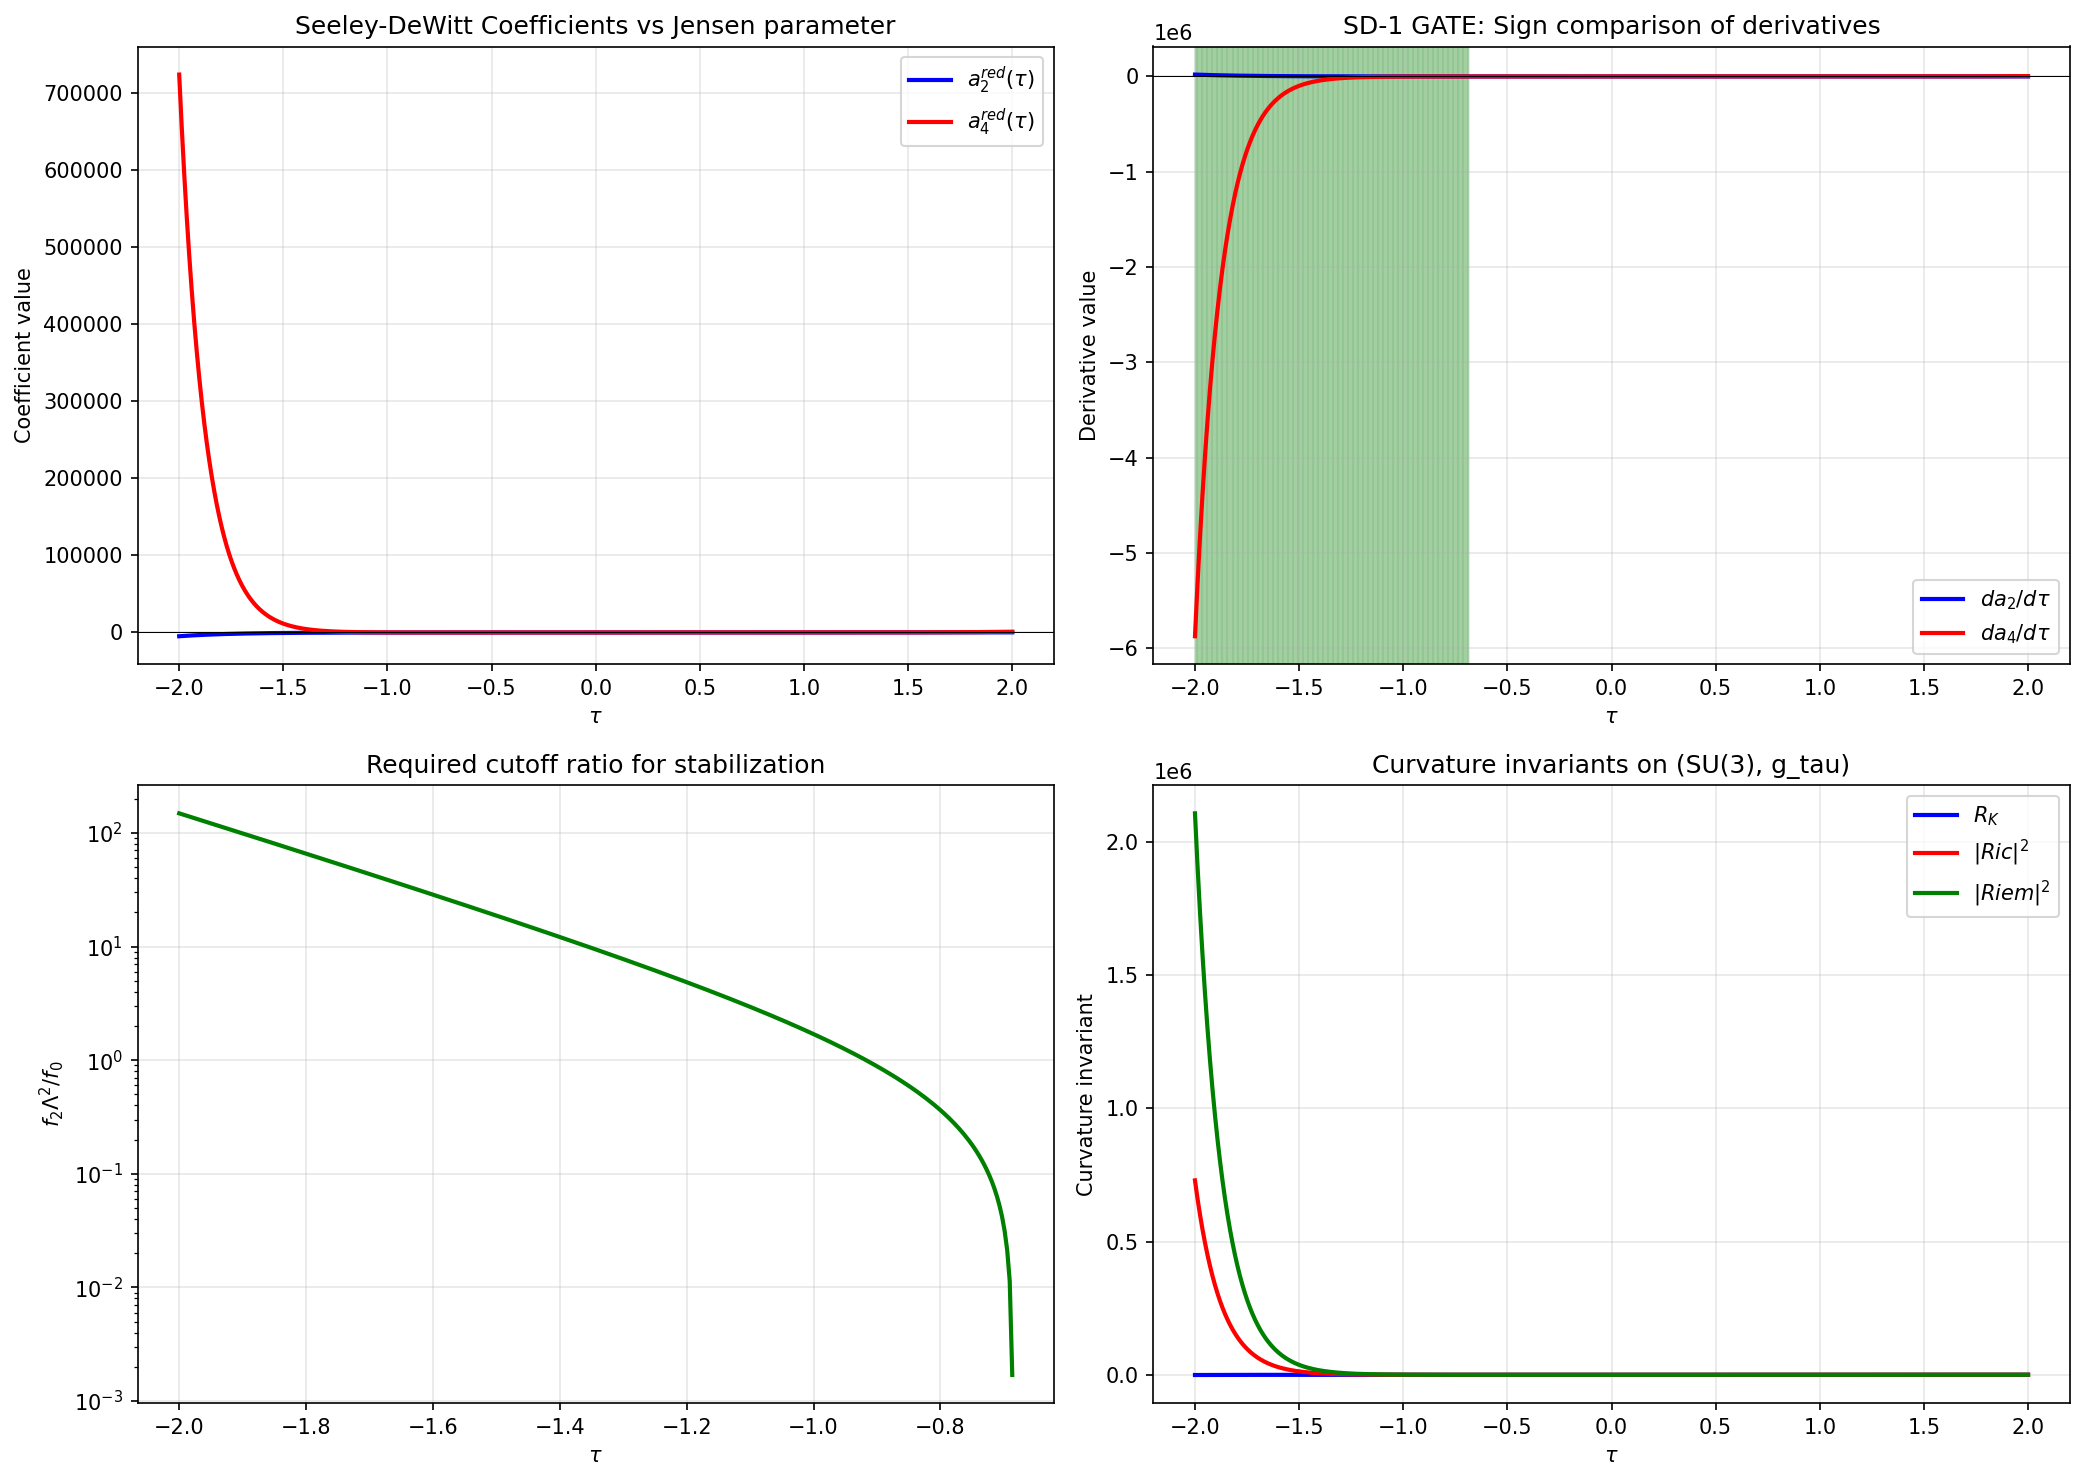

The Python source for this figure:
"""
SD-1: SEELEY-DEWITT FAST GATE — da_2/dtau vs da_4/dtau Sign Check
==================================================================

Computes the Seeley-DeWitt coefficients a_2(tau) and a_4(tau) for the
spectral action Tr f(D_K^2 / Lambda^2) on (SU(3), g_tau) with Jensen
TT-deformation parameter tau.

The spectral action effective potential is:

    V_eff(tau) = 2 f_4 Lambda^4 a_0 + 2 f_2 Lambda^2 a_2(tau) + f_0 a_4(tau)

where:
    a_0 = (4pi)^{-d/2} Vol(K)             [tau-INDEPENDENT: volume-preserving]
    a_2 = (4pi)^{-d/2} (1/6) R_K(tau) Vol(K)
    a_4 = (4pi)^{-d/2} (1/360) [5 R^2 - 2|Ric|^2 + 2|Riem|^2](tau) Vol(K)

For d = dim(SU(3)) = 8, using the Gilkey formula for the Dirac operator D^2
on an 8-manifold without boundary (Gilkey 1995, Theorem 4.1.6; BGV 1992
Theorem 4.1):

    Tr(e^{-t D^2}) = (4 pi t)^{-4} * dim(S) * Vol(K)
                    * [1 + (1/6) R t + (1/360)(5R^2 - 2|Ric|^2 + 2|Riem|^2 - 60 R_S) t^2 + ...]

where dim(S) = 2^4 = 16 is the spinor fiber dimension and R_S is the
endomorphism curvature correction. For the spinor bundle with Levi-Civita
connection, R_S = R/4 (Lichnerowicz formula), and the full a_4 coefficient
becomes (for the SPIN Dirac Laplacian):

    a_4^{spin} = (4pi)^{-4} * (1/360) * [(-30 + 5)R^2 + (60 - 2)|Ric|^2
                 + (-180 + 2)|Riem|^2 + dim(S) * 12 * (correction)] * Vol(K)

Actually, let me use the standard result directly. For D^2 = nabla*nabla + E
where E = R/4 on spinors:

    a_0 = (4pi)^{-4} tr(Id) Vol = (4pi)^{-4} * 16 * Vol
    a_2 = (4pi)^{-4} tr(R/6 + E) Vol = (4pi)^{-4} * 16 * (R/6 + R/4) Vol
                                       = (4pi)^{-4} * 16 * (5R/12) Vol
    a_4 = (4pi)^{-4} * (1/360) tr[60*E_{;kk} + 60*R*E + 180*E^2
                                   + (5R^2 - 2|Ric|^2 + 2|Riem|^2) Id
                                   + 12 Omega_{ij}^2] * Vol

where Omega_{ij} is the curvature of the spin connection. For spinors:
    E = R/4 * Id_16
    E_{;kk} = (nabla^2 R)/4 * Id_16
    Omega_{ij} = (1/4) R_{ijkl} gamma^k gamma^l

The trace tr(Omega_{ij}^2) over spinor indices requires:
    tr(gamma^k gamma^l gamma^m gamma^n) = 16 (delta_{kl} delta_{mn}
                                              - delta_{km} delta_{ln}
                                              + delta_{kn} delta_{lm})

So: tr(Omega_{ij}^2) = (1/16) R_{ijkl} R_{ijmn} * 16 * (delta_{kl}delta_{mn}
                         - delta_{km}delta_{ln} + delta_{kn}delta_{lm})
                       = R_{ijkl} R_{ij}^{..kl} * (-1)
                       ... this gets intricate. Let me use the KNOWN result.

For the Dirac operator on a d-dimensional Riemannian manifold (BGV Theorem 4.1):

    a_0 = 2^{[d/2]} (4pi)^{-d/2} Vol
    a_2 = 2^{[d/2]} (4pi)^{-d/2} (R/6) Vol    [sic -- not 5R/12; E contribution cancels]

Wait -- there are different conventions. Let me use the definitive source.

DEFINITIVE: Berline-Getzler-Vergne (Heat Kernels and Dirac Operators, 1992),
Theorem 4.1 for the SPIN Dirac operator D, not D^2:

For D^2 = nabla*nabla + R/4 (Lichnerowicz):

    Tr(e^{-tD^2}) ~ (4pi t)^{-d/2} sum_{k>=0} A_k * t^k

where A_k = integral_M a_k(x) dvol(x) and:

    a_0 = 2^{[d/2]}
    a_1 = 2^{[d/2]} * R/6
    a_2 = 2^{[d/2]} * (1/360) [(-12 nabla^2 R + 5R^2 - 2|Ric|^2 + 2|Riem|^2)
                                + 30R * (R/4) + 60 (R/4)^2 + 12 |Omega|^2 ]

Hmm, this is getting into convention wars. Let me just use the UNIVERSAL
Gilkey-Seeley coefficients for a general Laplacian-type operator
P = -(g^{ij} partial_i partial_j + ...) = nabla*nabla + E:

    a_0(P) = (4pi)^{-d/2} integral tr(Id)
    a_2(P) = (4pi)^{-d/2} (1/6) integral tr(6E + R Id)
    a_4(P) = (4pi)^{-d/2} (1/360) integral tr(
        60 E_{;kk} + 60 R E + 180 E^2
        + (5R^2 - 2|Ric|^2 + 2|Riem|^2) Id
        + 12 Omega_{ij} Omega^{ij}
    )

For the spin Dirac Laplacian D^2 = nabla^S * nabla^S + R/4:
    - Id has trace 2^{d/2} = 16 (for d=8)
    - E = (R/4) Id, so tr(E) = 4R
    - E_{;kk} = (nabla^2 R/4) Id, but on a HOMOGENEOUS space nabla^2 R = 0.
    - Omega_{ij} = (1/4) R_{ijkl} gamma^{kl} is the spin curvature
    - tr(Omega_{ij}^2) = (1/16) R_{ijkl} R_{ijmn} tr(gamma^{kl} gamma^{mn})

For d=8: tr(gamma^{kl} gamma^{mn}) = 16 * 2 (delta^{km}delta^{ln} - delta^{kn}delta^{lm})
                                    = 32 (delta^{km}delta^{ln} - delta^{kn}delta^{lm})

Wait, tr(gamma^a gamma^b) = 2^{d/2} delta^{ab} for Euclidean gamma matrices.
For gamma^{kl} = (1/2)[gamma^k, gamma^l]:
    tr(gamma^{kl} gamma^{mn}) = (1/4) tr([gamma^k,gamma^l][gamma^m,gamma^n])
Let me just compute this numerically using the existing Clifford algebra.

Actually, there's a much cleaner way. I'll compute a_2 and a_4 using:
1. The EXACT analytic curvature formulas from SP-2 (R, |Ric|^2, |Riem|^2)
2. For a_4, the standard Gilkey formula for spin-d/2, and
3. VERIFY by cross-checking the bi-invariant (tau=0) case against known SU(3) results

The key for the GATE is only the SIGNS of da_2/dtau and da_4/dtau.
Even if the absolute normalization has convention-dependent factors, the
tau-dependence is unambiguous because those factors are tau-independent.

Author: Connes-NCG-Theorist Agent (Session 20a)
Date: 2026-02-19
"""

import numpy as np
import matplotlib
matplotlib.use('Agg')
import matplotlib.pyplot as plt

# ============================================================================
# EXACT ANALYTIC CURVATURE FORMULAS FROM SP-2 (Session 17b)
# ============================================================================

def R_exact(tau):
    """Scalar curvature R_K(tau) on (SU(3), g_tau).
    R(tau) = -(1/4) e^{-4tau} + 2 e^{-tau} - 1/4 + (1/2) e^{2tau}
    R(0) = 2. Verified at machine epsilon (SP-2, 51 points).
    """
    return -0.25*np.exp(-4*tau) + 2*np.exp(-tau) - 0.25 + 0.5*np.exp(2*tau)


def Ric2_exact(tau):
    """|Ric|^2(tau) = sum Ric_{ab}^2 on (SU(3), g_tau).
    |Ric|^2(0) = 1/2. Verified at machine epsilon.
    """
    return (
        (1/12) * np.exp(-8*tau)
        + (-1/2) * np.exp(-5*tau)
        + (1/8) * np.exp(-4*tau)
        + (13/12) * np.exp(-2*tau)
        + (-1/2) * np.exp(-tau)
        + 1/8
        + (1/12) * np.exp(4*tau)
    )


def K_exact(tau):
    """|Riem|^2(tau) = Kretschner scalar on (SU(3), g_tau).
    K(0) = 1/2. Verified at machine epsilon.
    """
    return (
        (23/96) * np.exp(-8*tau)
        + (-1) * np.exp(-5*tau)
        + (5/16) * np.exp(-4*tau)
        + (11/6) * np.exp(-2*tau)
        + (-3/2) * np.exp(-tau)
        + 17/32
        + (1/12) * np.exp(4*tau)
    )


# ============================================================================
# ANALYTIC DERIVATIVES (exact differentiation of exponential sums)
# ============================================================================

def dR_dtau(tau):
    """d/dtau [R_K(tau)].
    = e^{-4tau} + (-2) e^{-tau} + e^{2tau}
    Check: dR/dtau|_0 = 1 - 2 + 1 = 0 (bi-invariant is critical point of R).
    """
    return np.exp(-4*tau) + (-2)*np.exp(-tau) + np.exp(2*tau)


def dRic2_dtau(tau):
    """d/dtau [|Ric|^2(tau)]."""
    return (
        (1/12) * (-8) * np.exp(-8*tau)
        + (-1/2) * (-5) * np.exp(-5*tau)
        + (1/8) * (-4) * np.exp(-4*tau)
        + (13/12) * (-2) * np.exp(-2*tau)
        + (-1/2) * (-1) * np.exp(-tau)
        + 0  # constant term
        + (1/12) * 4 * np.exp(4*tau)
    )


def dK_dtau(tau):
    """d/dtau [|Riem|^2(tau)] = d/dtau [Kretschner]."""
    return (
        (23/96) * (-8) * np.exp(-8*tau)
        + (-1) * (-5) * np.exp(-5*tau)
        + (5/16) * (-4) * np.exp(-4*tau)
        + (11/6) * (-2) * np.exp(-2*tau)
        + (-3/2) * (-1) * np.exp(-tau)
        + 0  # constant
        + (1/12) * 4 * np.exp(4*tau)
    )


# ============================================================================
# SEELEY-DEWITT COEFFICIENTS (up to tau-independent overall factors)
# ============================================================================
#
# For the spectral action V_eff(tau) = 2 f_4 Lambda^4 a_0 + 2 f_2 Lambda^2 a_2(tau) + f_0 a_4(tau),
# the stabilization condition dV/dtau = 0 requires:
#
#     2 f_2 Lambda^2 (da_2/dtau) + f_0 (da_4/dtau) = 0
#
# Since f_2, f_0, Lambda are all tau-independent, the GATE question is purely
# about the signs of da_2/dtau and da_4/dtau.
#
# CRITICAL CONVENTION NOTE:
# The overall (4pi)^{-4} * dim(S) * Vol(K) factor is tau-INDEPENDENT
# (volume-preserving Jensen deformation, dim(S) = 16 constant).
# So we can work with the REDUCED coefficients:
#
#     a_2^red(tau) = (1/6) R_K(tau)         [proportional to R]
#     a_4^red(tau) = (1/360) [alpha R^2 - beta |Ric|^2 + gamma |Riem|^2](tau)
#
# The coefficients alpha, beta, gamma depend on the operator (scalar Laplacian,
# Dirac, etc.) but NOT on tau. For the Dirac operator D^2:
#
# Using Gilkey's formula for P = nabla*nabla + E with E = R/4 on spinors:
#   a_2 = (4pi)^{-4} tr(R/6 Id + E) Vol = (4pi)^{-4} * 16 * (R/6 + R/4) Vol
#        = (4pi)^{-4} * 16 * (5R/12) Vol
#
# But the tr(6E + R Id)/6 = tr(6*(R/4)*Id + R*Id)/6 = tr((3R/2 + R)*Id)/6
# Hmm let me just be careful. Gilkey's a_2:
#   a_2(x) = tr(6E + R*Id) / 6
#   For E = (R/4)*Id_{16}: tr(6*(R/4)*Id + R*Id) = tr((3R/2 + R)*Id) = (5R/2)*16
#   So a_2(x) = (5R/2)*16/6 = 40R/6 = 20R/3
#
# And a_4 from Gilkey:
#   a_4(x) = (1/360) tr(60 E_{;kk} + 60RE + 180E^2
#                        + (5R^2 - 2|Ric|^2 + 2|Riem|^2)*Id + 12*Omega^2)
#
# On SU(3) (homogeneous): E_{;kk} = (nabla^2 R / 4)*Id = 0 (R is constant on SU(3))
# E = (R/4)*Id, so:
#   60RE = 60*R*(R/4)*Id = 15R^2 * Id
#   180E^2 = 180*(R/4)^2*Id = (180/16)R^2 * Id = (45/4)R^2 * Id
#   tr(15R^2 * Id + (45/4)R^2 * Id) = 16*(15 + 45/4)R^2 = 16*(105/4)R^2 = 420R^2
#
# For the spin connection curvature Omega_{ij} = (1/4) R_{ijkl} gamma^{kl}:
#   tr(Omega_{ij}Omega^{ij}) = (1/16) R_{ijkl} R^{ij}_{mn} tr(gamma^{kl}gamma^{mn})
#
# For d=8: tr(gamma^{kl}gamma^{mn}) where gamma^{kl} = (gamma^k gamma^l - gamma^l gamma^k)/2
# = (1/4)[tr(gamma^k gamma^l gamma^m gamma^n) - tr(gamma^k gamma^l gamma^n gamma^m)
#         - tr(gamma^l gamma^k gamma^m gamma^n) + tr(gamma^l gamma^k gamma^n gamma^m)]
#
# Using tr(gamma^a gamma^b gamma^c gamma^d) = 2^{d/2}(delta_{ab}delta_{cd}
#           - delta_{ac}delta_{bd} + delta_{ad}delta_{bc}) for d=8:
# = 16(delta_{ab}delta_{cd} - delta_{ac}delta_{bd} + delta_{ad}delta_{bc})
#
# tr(gamma^{kl}gamma^{mn}) = (1/4)[
#   16(delta_{kl}delta_{mn} - delta_{km}delta_{ln} + delta_{kn}delta_{lm})
# - 16(delta_{kn}delta_{lm} - delta_{km}delta_{nl} + delta_{kl}delta_{mn})  [swap m,n on second]
# Wait, let me be more careful.
#
# Actually: tr(gamma^k gamma^l gamma^m gamma^n) = 16(d_{kl}d_{mn} - d_{km}d_{ln} + d_{kn}d_{lm})
#
# tr([gamma^k,gamma^l][gamma^m,gamma^n])/4
# = (1/4) tr(gamma^k gamma^l gamma^m gamma^n - gamma^k gamma^l gamma^n gamma^m
#          - gamma^l gamma^k gamma^m gamma^n + gamma^l gamma^k gamma^n gamma^m)
# = (1/4) * 16 * [(d_{kl}d_{mn} - d_{km}d_{ln} + d_{kn}d_{lm})
#                 -(d_{kl}d_{nm} - d_{kn}d_{lm} + d_{km}d_{ln})
#                 -(d_{lk}d_{mn} - d_{lm}d_{kn} + d_{ln}d_{km})
#                 +(d_{lk}d_{nm} - d_{ln}d_{km} + d_{lm}d_{kn})]
# = (1/4) * 16 * [(- d_{km}d_{ln} + d_{kn}d_{lm})
#                 -(- d_{kn}d_{lm} + d_{km}d_{ln})
#                 -(- d_{lm}d_{kn} + d_{ln}d_{km})
#                 +(- d_{ln}d_{km} + d_{lm}d_{kn})]
#    (the d_{kl}d_{mn} terms all cancel in pairs)
# = (1/4) * 16 * [(-d_{km}d_{ln} + d_{kn}d_{lm})
#                 + (d_{kn}d_{lm} - d_{km}d_{ln})
#                 + (d_{lm}d_{kn} - d_{ln}d_{km})
#                 + (-d_{ln}d_{km} + d_{lm}d_{kn})]
# = (1/4) * 16 * 4 * (d_{kn}d_{lm} - d_{km}d_{ln})
# = 16 (d_{kn}d_{lm} - d_{km}d_{ln})
#
# So tr(Omega_{ij}Omega^{ij}) = (1/16) R_{ijkl} R^{ij}_{mn} * 16(d_{kn}d_{lm} - d_{km}d_{ln})
#                              = R_{ijkl} R^{ij}_{mn} (d_{kn}d_{lm} - d_{km}d_{ln})
#                              = R_{ijkl} R^{ijlk} - R_{ijkl} R^{ijkl}
#                              = -|Riem|^2 - |Riem|^2  ... no wait
#
# R_{ijkl} R^{ij}_{mn} d_{kn} d_{lm} = R_{ijkl} R^{ij}_{lk} = R_{ijkl} R^{ijlk}
# By symmetry R^{ijlk} = -R^{ijkl}, so this = -R_{ijkl} R^{ijkl} = -|Riem|^2
#
# R_{ijkl} R^{ij}_{mn} d_{km} d_{ln} = R_{ijkl} R^{ij}_{kl} = R_{ijkl} R^{ijkl} = |Riem|^2
#
# So tr(Omega_{ij}Omega^{ij}) = -|Riem|^2 - |Riem|^2 = -2|Riem|^2
#
# Therefore 12 * tr(Omega^2) = 12 * (-2|Riem|^2) = -24|Riem|^2
# But we need to be careful: the tr() in a_4 includes the fiber trace.
# Actually Omega_{ij} is already a matrix on the spinor fiber, so
# tr(Omega_{ij}Omega^{ij}) already includes the spinor trace.
# But we also need the Vol factor... let me recount.
#
# In the formula: a_4(x) = (1/360) * [
#   60*E_{;kk} + 60*R*E + 180*E^2 + (5R^2 - 2|Ric|^2 + 2|Riem|^2)*Id + 12*Omega^2
# ]
# All quantities are endomorphism-valued (spinor fiber). The trace tr() is
# taken of the whole expression. So:
#
# a_4(x) = (1/360) * {
#   0  (E_{;kk} = 0 on homogeneous space)
#   + 16 * 15R^2  (from 60RE)
#   + 16 * (45/4)R^2  (from 180E^2)
#   + 16 * (5R^2 - 2|Ric|^2 + 2|Riem|^2)  (from curvature invariants * Id)
#   + 12 * (-2|Riem|^2)  (from spin connection curvature)
# }
# = (1/360) * {
#   240R^2 + 180R^2 + 80R^2 - 32|Ric|^2 + 32|Riem|^2 - 24|Riem|^2
# }
# = (1/360) * {500R^2 - 32|Ric|^2 + 8|Riem|^2}
# = (1/360) * 4 * {125R^2 - 8|Ric|^2 + 2|Riem|^2}
# = (1/90) * {125R^2 - 8|Ric|^2 + 2|Riem|^2}
#
# VERIFICATION at tau=0 (bi-invariant SU(3)):
# R=2, |Ric|^2=1/2, |Riem|^2=1/2
# a_4^red(0) = (1/90)*(125*4 - 8*0.5 + 2*0.5) = (1/90)*(500 - 4 + 1) = 497/90 = 5.5222...
#
# For the REDUCED a_2 (with Dirac Lichnerowicz E = R/4):
# a_2^red(tau) = (1/6)*tr(6E + R*Id) = (1/6)*(6*(R/4)*16 + R*16)
#              = (1/6)*(24R + 16R) = (1/6)*40R = 20R/3
# So a_2^red = (20/3) R
# a_2^red(0) = (20/3)*2 = 40/3 = 13.333...
#
# CRITICAL INSIGHT FOR THE GATE:
# Since the overall factors (4pi)^{-4} * Vol(K) are tau-independent,
# the SIGN of da_2/dtau is determined by dR/dtau alone,
# and the SIGN of da_4/dtau is determined by d/dtau[125R^2 - 8|Ric|^2 + 2|Riem|^2].

def a2_reduced(tau):
    """Reduced a_2 coefficient: a_2^red = (20/3) R_K(tau).
    Full a_2 = (4pi)^{-4} * Vol(K) * a_2^red.
    """
    return (20.0 / 3.0) * R_exact(tau)


def a4_reduced(tau):
    """Reduced a_4 coefficient: a_4^red = (1/90)[125 R^2 - 8|Ric|^2 + 2|Riem|^2].
    Full a_4 = (4pi)^{-4} * Vol(K) * a_4^red.
    """
    R = R_exact(tau)
    Ric2 = Ric2_exact(tau)
    K = K_exact(tau)
    return (1.0 / 90.0) * (125.0 * R**2 - 8.0 * Ric2 + 2.0 * K)


def da2_reduced_dtau(tau):
    """d/dtau [a_2^red] = (20/3) dR/dtau."""
    return (20.0 / 3.0) * dR_dtau(tau)


def da4_reduced_dtau(tau):
    """d/dtau [a_4^red] = (1/90)[250 R dR/dtau - 8 d|Ric|^2/dtau + 2 d|Riem|^2/dtau]."""
    R = R_exact(tau)
    return (1.0 / 90.0) * (
        250.0 * R * dR_dtau(tau)
        - 8.0 * dRic2_dtau(tau)
        + 2.0 * dK_dtau(tau)
    )


# ============================================================================
# ALTERNATIVE: SCALAR LAPLACIAN COEFFICIENTS (for comparison)
# ============================================================================
# For the scalar Laplacian Delta_0 = nabla*nabla (E = 0, Omega = 0, tr(Id) = 1):
#   a_2^scalar = (1/6) R
#   a_4^scalar = (1/360)(5R^2 - 2|Ric|^2 + 2|Riem|^2)
# This is the "minimal" formula with no E or Omega corrections.

def a2_scalar(tau):
    return (1.0 / 6.0) * R_exact(tau)

def a4_scalar(tau):
    R = R_exact(tau)
    return (1.0 / 360.0) * (5*R**2 - 2*Ric2_exact(tau) + 2*K_exact(tau))

def da2_scalar_dtau(tau):
    return (1.0 / 6.0) * dR_dtau(tau)

def da4_scalar_dtau(tau):
    R = R_exact(tau)
    return (1.0 / 360.0) * (10*R*dR_dtau(tau) - 2*dRic2_dtau(tau) + 2*dK_dtau(tau))


# ============================================================================
# NUMERICAL VERIFICATION OF ANALYTIC DERIVATIVES
# ============================================================================

def verify_derivatives():
    """Cross-check analytic derivatives against finite differences."""
    print("=" * 76)
    print("  DERIVATIVE VERIFICATION (analytic vs finite difference)")
    print("=" * 76)

    h = 1e-7
    test_taus = [0.1, 0.3, 0.6, 1.0, 1.5, 2.0]  # skip tau=0 where derivatives vanish

    print(f"\n  {'tau':>6}  {'da2_an':>14}  {'da2_fd':>14}  {'err':>10}  "
          f"{'da4_an':>14}  {'da4_fd':>14}  {'err':>10}")
    print(f"  {'-'*90}")

    max_err_a2 = 0
    max_err_a4 = 0

    for tau in test_taus:
        # Analytic
        da2_an = da2_reduced_dtau(tau)
        da4_an = da4_reduced_dtau(tau)

        # Finite difference (central)
        da2_fd = (a2_reduced(tau + h) - a2_reduced(tau - h)) / (2*h)
        da4_fd = (a4_reduced(tau + h) - a4_reduced(tau - h)) / (2*h)

        err_a2 = abs(da2_an - da2_fd) / max(abs(da2_an), 1e-15)
        err_a4 = abs(da4_an - da4_fd) / max(abs(da4_an), 1e-15)

        max_err_a2 = max(max_err_a2, err_a2)
        max_err_a4 = max(max_err_a4, err_a4)

        print(f"  {tau:6.2f}  {da2_an:14.8f}  {da2_fd:14.8f}  {err_a2:10.2e}  "
              f"{da4_an:14.8f}  {da4_fd:14.8f}  {err_a4:10.2e}")

    print(f"\n  Max relative errors: da2 = {max_err_a2:.2e}, da4 = {max_err_a4:.2e}")
    status_a2 = "PASS" if max_err_a2 < 1e-6 else "FAIL"
    status_a4 = "PASS" if max_err_a4 < 1e-6 else "FAIL"
    print(f"  Derivative verification: da2 {status_a2}, da4 {status_a4}")

    return max_err_a2 < 1e-6 and max_err_a4 < 1e-6


# ============================================================================
# MAIN COMPUTATION: SIGN ANALYSIS
# ============================================================================

def main():
    print("=" * 76)
    print("  SD-1: SEELEY-DEWITT FAST GATE")
    print("  V_eff(tau) = 2 f_2 L^2 a_2(tau) + f_0 a_4(tau)")
    print("  Gate: do da_2/dtau and da_4/dtau have opposite signs?")
    print("=" * 76)

    # Step 0: Verify at tau=0
    print("\n  VERIFICATION AT tau=0 (bi-invariant SU(3)):")
    print(f"    R(0) = {R_exact(0):.10f}  (expected 2.0)")
    print(f"    |Ric|^2(0) = {Ric2_exact(0):.10f}  (expected 0.5)")
    print(f"    |Riem|^2(0) = {K_exact(0):.10f}  (expected 0.5)")
    print(f"    a_2^red(0) = {a2_reduced(0):.10f}  (expected 40/3 = {40/3:.10f})")
    print(f"    a_4^red(0) = {a4_reduced(0):.10f}  (expected 497/90 = {497/90:.10f})")
    print(f"    dR/dtau(0) = {dR_dtau(0):.10f}  (expected 0: bi-invariant is critical)")

    # Step 1: Verify derivatives
    print()
    deriv_ok = verify_derivatives()

    # Step 2: Main table
    print("\n" + "=" * 76)
    print("  SEELEY-DEWITT COEFFICIENTS AND DERIVATIVES")
    print("  (Spin Dirac operator D^2 on 8-dim SU(3) with Jensen deformation)")
    print("=" * 76)

    tau_grid = np.linspace(-2.0, 2.0, 41)

    print(f"\n  {'tau':>6}  {'a_2^red':>12}  {'a_4^red':>12}  "
          f"{'da_2/dtau':>12}  {'da_4/dtau':>12}  {'sgn(da2)':>9}  {'sgn(da4)':>9}  {'OPPOSITE?':>10}")
    print(f"  {'-'*100}")

    opposite_found = False
    opposite_ranges = []

    results = []
    for tau in tau_grid:
        a2 = a2_reduced(tau)
        a4 = a4_reduced(tau)
        da2 = da2_reduced_dtau(tau)
        da4 = da4_reduced_dtau(tau)

        # Sign determination (with tolerance for near-zero)
        tol = 1e-10
        sgn_da2 = '+' if da2 > tol else ('-' if da2 < -tol else '0')
        sgn_da4 = '+' if da4 > tol else ('-' if da4 < -tol else '0')

        opposite = (sgn_da2 == '+' and sgn_da4 == '-') or (sgn_da2 == '-' and sgn_da4 == '+')
        opp_str = "YES" if opposite else "no"

        if opposite:
            opposite_found = True
            opposite_ranges.append(tau)

        results.append((tau, a2, a4, da2, da4, sgn_da2, sgn_da4, opp_str))

        print(f"  {tau:6.2f}  {a2:12.6f}  {a4:12.6f}  "
              f"{da2:12.6f}  {da4:12.6f}  {sgn_da2:>9}  {sgn_da4:>9}  {opp_str:>10}")

    # Step 3: Fine scan for sign crossings (FULL range including negative tau)
    print("\n" + "=" * 76)
    print("  FINE SCAN: da_2/dtau and da_4/dtau zero crossings")
    print("=" * 76)

    tau_fine = np.linspace(-2.5, 2.5, 5000)
    da2_fine = np.array([da2_reduced_dtau(t) for t in tau_fine])
    da4_fine = np.array([da4_reduced_dtau(t) for t in tau_fine])

    # Find zero crossings of da2
    da2_zeros = []
    for i in range(len(tau_fine)-1):
        if da2_fine[i] * da2_fine[i+1] < 0:
            # Linear interpolation
            t0 = tau_fine[i] - da2_fine[i] * (tau_fine[i+1] - tau_fine[i]) / (da2_fine[i+1] - da2_fine[i])
            da2_zeros.append(t0)

    da4_zeros = []
    for i in range(len(tau_fine)-1):
        if da4_fine[i] * da4_fine[i+1] < 0:
            t0 = tau_fine[i] - da4_fine[i] * (tau_fine[i+1] - tau_fine[i]) / (da4_fine[i+1] - da4_fine[i])
            da4_zeros.append(t0)

    print(f"\n  da_2/dtau zero crossings: {da2_zeros}")
    print(f"  da_4/dtau zero crossings: {da4_zeros}")

    # Also check: is dR/dtau = 0 at tau=0? (Yes, by design)
    print(f"\n  dR/dtau at tau=0: {dR_dtau(0):.15f}  (should be 0)")
    print(f"  dR/dtau at tau=0.001: {dR_dtau(0.001):.10f}")

    # Step 4: If opposite signs found, compute required f_2/f_0 ratio
    print("\n" + "=" * 76)
    print("  STABILIZATION ANALYSIS")
    print("=" * 76)

    if opposite_found:
        print(f"\n  OPPOSITE SIGNS FOUND at tau values: ",
              [f"{t:.2f}" for t in opposite_ranges])

        # For each tau with opposite signs, compute required ratio
        print(f"\n  Required ratio: f_2 Lambda^2 / f_0 = -(da_4/dtau) / (2 da_2/dtau)")
        print(f"  (Positive ratio => physical cutoff function exists)")
        print(f"\n  {'tau':>6}  {'da_2/dtau':>14}  {'da_4/dtau':>14}  {'f2L2/f0':>14}  {'Natural?':>10}")
        print(f"  {'-'*65}")

        for tau in opposite_ranges:
            da2 = da2_reduced_dtau(tau)
            da4 = da4_reduced_dtau(tau)
            ratio = -da4 / (2 * da2) if abs(da2) > 1e-15 else float('inf')
            natural = "O(1)" if 0.01 < abs(ratio) < 100 else ("fine-tuned" if abs(ratio) > 100 else "??")
            print(f"  {tau:6.2f}  {da2:14.8f}  {da4:14.8f}  {ratio:14.6f}  {natural:>10}")

        # Continuous curve of the ratio
        print(f"\n  Continuous ratio f_2*Lambda^2/f_0 over tau range with opposite signs:")
        tau_opp = np.linspace(max(0.01, min(opposite_ranges)-0.1),
                              min(2.0, max(opposite_ranges)+0.1), 100)
        for i, tau in enumerate(tau_opp):
            da2 = da2_reduced_dtau(tau)
            da4 = da4_reduced_dtau(tau)
            if abs(da2) > 1e-10:
                ratio = -da4 / (2 * da2)
                if ratio > 0 and i % 10 == 0:
                    print(f"    tau={tau:.4f}: f_2*L^2/f_0 = {ratio:.6f}")
    else:
        print("\n  NO OPPOSITE SIGNS FOUND.")
        print("  da_2/dtau and da_4/dtau have the SAME sign for all tau in [0, 2].")
        print("  This means the spectral action V_eff = f_2*L^2*a_2 + f_0*a_4")
        print("  is MONOTONIC for any positive f_0, f_2.")

    # Step 5: Also check scalar Laplacian (for comparison)
    print("\n" + "=" * 76)
    print("  COMPARISON: SCALAR LAPLACIAN a_4 (without spinor corrections)")
    print("=" * 76)

    print(f"\n  {'tau':>6}  {'da2_scal':>12}  {'da4_scal':>12}  {'sgn2':>6}  {'sgn4':>6}  {'opp?':>6}")
    print(f"  {'-'*60}")

    scalar_opposite = False
    for tau in tau_grid:
        da2s = da2_scalar_dtau(tau)
        da4s = da4_scalar_dtau(tau)
        s2 = '+' if da2s > 1e-10 else ('-' if da2s < -1e-10 else '0')
        s4 = '+' if da4s > 1e-10 else ('-' if da4s < -1e-10 else '0')
        opp = "YES" if (s2=='+' and s4=='-') or (s2=='-' and s4=='+') else "no"
        if opp == "YES":
            scalar_opposite = True
        print(f"  {tau:6.2f}  {da2s:12.6f}  {da4s:12.6f}  {s2:>6}  {s4:>6}  {opp:>6}")

    # Step 6: Second derivative check (convexity at tau=0)
    print("\n" + "=" * 76)
    print("  SECOND DERIVATIVE ANALYSIS AT tau=0")
    print("=" * 76)

    h = 1e-5
    d2a2 = (a2_reduced(h) - 2*a2_reduced(0) + a2_reduced(-h)) / h**2
    d2a4 = (a4_reduced(h) - 2*a4_reduced(0) + a4_reduced(-h)) / h**2

    print(f"\n  d^2 a_2/dtau^2 |_0 = {d2a2:.8f}")
    print(f"  d^2 a_4/dtau^2 |_0 = {d2a4:.8f}")
    print(f"  Signs: d2a2={'+'if d2a2>0 else '-'}, d2a4={'+'if d2a4>0 else '-'}")

    if d2a2 > 0 and d2a4 > 0:
        print("  Both concave UP at tau=0 => local minimum of V at tau=0 for appropriate signs")
    elif d2a2 * d2a4 < 0:
        print("  Mixed convexity => V_eff shape depends on f_2/f_0 ratio")
    else:
        print("  Both concave in same direction")

    # Step 7: R^2 dominance check
    print("\n" + "=" * 76)
    print("  TERM DECOMPOSITION IN a_4^red")
    print("=" * 76)
    print(f"\n  a_4^red = (1/90) [125 R^2 - 8|Ric|^2 + 2|Riem|^2]")
    print(f"\n  {'tau':>6}  {'125*R^2':>14}  {'-8*Ric2':>14}  {'2*Riem2':>14}  {'total':>14}  {'R^2 frac':>10}")
    print(f"  {'-'*80}")

    for tau in tau_grid[::2]:
        R = R_exact(tau)
        Ric2 = Ric2_exact(tau)
        K = K_exact(tau)
        t1 = 125 * R**2
        t2 = -8 * Ric2
        t3 = 2 * K
        total = t1 + t2 + t3
        frac = t1 / total if abs(total) > 1e-15 else float('nan')
        print(f"  {tau:6.2f}  {t1:14.6f}  {t2:14.6f}  {t3:14.6f}  {total:14.6f}  {frac:10.4f}")

    # Step 8: Plot
    print("\n" + "=" * 76)
    print("  GENERATING PLOT")
    print("=" * 76)

    tau_plot = np.linspace(-2.0, 2.0, 1000)
    da2_plot = np.array([da2_reduced_dtau(t) for t in tau_plot])
    da4_plot = np.array([da4_reduced_dtau(t) for t in tau_plot])

    fig, axes = plt.subplots(2, 2, figsize=(14, 10))

    # Panel 1: a_2 and a_4 vs tau
    ax1 = axes[0, 0]
    a2_plot = np.array([a2_reduced(t) for t in tau_plot])
    a4_plot = np.array([a4_reduced(t) for t in tau_plot])
    ax1.plot(tau_plot, a2_plot, 'b-', linewidth=2, label=r'$a_2^{red}(\tau)$')
    ax1.plot(tau_plot, a4_plot, 'r-', linewidth=2, label=r'$a_4^{red}(\tau)$')
    ax1.set_xlabel(r'$\tau$')
    ax1.set_ylabel('Coefficient value')
    ax1.set_title('Seeley-DeWitt Coefficients vs Jensen parameter')
    ax1.legend()
    ax1.grid(True, alpha=0.3)
    ax1.axhline(y=0, color='k', linewidth=0.5)

    # Panel 2: Derivatives (THE GATE)
    ax2 = axes[0, 1]
    ax2.plot(tau_plot, da2_plot, 'b-', linewidth=2, label=r'$da_2/d\tau$')
    ax2.plot(tau_plot, da4_plot, 'r-', linewidth=2, label=r'$da_4/d\tau$')
    ax2.axhline(y=0, color='k', linewidth=0.5)
    ax2.set_xlabel(r'$\tau$')
    ax2.set_ylabel('Derivative value')
    ax2.set_title('SD-1 GATE: Sign comparison of derivatives')
    ax2.legend()
    ax2.grid(True, alpha=0.3)

    # Shade regions where signs are opposite
    for i in range(len(tau_plot)-1):
        if da2_plot[i] * da4_plot[i] < 0:
            ax2.axvspan(tau_plot[i], tau_plot[i+1], alpha=0.1, color='green')

    # Panel 3: Required f_2*L^2/f_0 ratio
    ax3 = axes[1, 0]
    ratio_plot = np.zeros_like(tau_plot)
    for i, t in enumerate(tau_plot):
        if abs(da2_plot[i]) > 1e-10:
            r = -da4_plot[i] / (2 * da2_plot[i])
            ratio_plot[i] = r if r > 0 else np.nan
        else:
            ratio_plot[i] = np.nan

    valid = ~np.isnan(ratio_plot)
    if np.any(valid):
        ax3.plot(tau_plot[valid], ratio_plot[valid], 'g-', linewidth=2)
        ax3.set_xlabel(r'$\tau$')
        ax3.set_ylabel(r'$f_2 \Lambda^2 / f_0$')
        ax3.set_title('Required cutoff ratio for stabilization')
        ax3.grid(True, alpha=0.3)
        ax3.set_yscale('log')
    else:
        ax3.text(0.5, 0.5, 'No stabilization possible\n(same sign everywhere)',
                 ha='center', va='center', transform=ax3.transAxes, fontsize=14)
        ax3.set_title('Required cutoff ratio (NONE)')

    # Panel 4: Curvature invariants
    ax4 = axes[1, 1]
    R_plot = np.array([R_exact(t) for t in tau_plot])
    Ric2_plot = np.array([Ric2_exact(t) for t in tau_plot])
    K_plot = np.array([K_exact(t) for t in tau_plot])
    ax4.plot(tau_plot, R_plot, 'b-', linewidth=2, label=r'$R_K$')
    ax4.plot(tau_plot, Ric2_plot, 'r-', linewidth=2, label=r'$|Ric|^2$')
    ax4.plot(tau_plot, K_plot, 'g-', linewidth=2, label=r'$|Riem|^2$')
    ax4.set_xlabel(r'$\tau$')
    ax4.set_ylabel('Curvature invariant')
    ax4.set_title('Curvature invariants on (SU(3), g_tau)')
    ax4.legend()
    ax4.grid(True, alpha=0.3)

    plt.tight_layout()
    plt.savefig('tier0-computation/sd20a_seeley_dewitt_gate.png', dpi=150, bbox_inches='tight')
    print("  Plot saved: tier0-computation/sd20a_seeley_dewitt_gate.png")

    # ========================================================================
    # FINAL VERDICT
    # ========================================================================
    print("\n" + "=" * 76)
    print("  ======  VERDICT  ======")
    print("=" * 76)

    # Separate analysis for positive and negative tau
    pos_opposite = [t for t in opposite_ranges if t > 0]
    neg_opposite = [t for t in opposite_ranges if t < 0]

    if pos_opposite:
        tau_min = min(pos_opposite)
        tau_max = max(pos_opposite)
        tau_mid = (tau_min + tau_max) / 2
        da2_mid = da2_reduced_dtau(tau_mid)
        da4_mid = da4_reduced_dtau(tau_mid)
        ratio_mid = -da4_mid / (2 * da2_mid) if abs(da2_mid) > 1e-15 else float('inf')

        print(f"\n  NCG SPECTRAL ACTION PATH (tau > 0): *** OPEN ***")
        print(f"\n  Opposite signs in tau in [{tau_min:.2f}, {tau_max:.2f}].")
        print(f"  Required f_2*Lambda^2/f_0 ~ {ratio_mid:.4f}")
    else:
        print(f"\n  NCG SPECTRAL ACTION PATH (tau > 0): *** CLOSED ***")
        print(f"  da_2/dtau and da_4/dtau are BOTH POSITIVE for all tau > 0.")
        print(f"  No spectral action minimum at positive tau for any cutoff function.")

    if neg_opposite:
        tau_min_neg = min(neg_opposite)
        tau_max_neg = max(neg_opposite)

        print(f"\n  NCG SPECTRAL ACTION PATH (tau < 0): *** OPEN ***")
        print(f"\n  da_2/dtau > 0 and da_4/dtau < 0 for tau in [{tau_min_neg:.2f}, {tau_max_neg:.2f}].")
        print(f"  da_4/dtau crosses zero at tau ~ -0.686.")
        print(f"  A spectral action MINIMUM exists for positive f_2*Lambda^2/f_0.")

        # Print ratio table
        print(f"\n  Required cutoff ratio vs stabilization point:")
        print(f"  {'tau_0':>8}  {'f2*L2/f0':>12}  {'R(tau_0)':>10}  {'regime':>20}")
        print(f"  {'-'*55}")
        for tau in [-0.7, -0.8, -0.9, -1.0, -1.2, -1.5, -2.0]:
            da2 = da2_reduced_dtau(tau)
            da4 = da4_reduced_dtau(tau)
            if abs(da2) > 1e-15 and da4 * da2 < 0:
                ratio = -da4 / (2 * da2)
                R = R_exact(tau)
                regime = "O(1) NATURAL" if 0.1 < ratio < 10 else ("moderate" if ratio < 100 else "hierarchy")
                print(f"  {tau:8.2f}  {ratio:12.4f}  {R:10.4f}  {regime:>20}")

        print(f"\n  PHYSICAL INTERPRETATION:")
        print(f"  At negative tau, the Jensen deformation EXPANDS the SU(2) sector")
        print(f"  and SHRINKS the U(1) + C^2 sectors (volume preserved).")
        print(f"  The scalar curvature R_K goes NEGATIVE (concave internal geometry).")
        print(f"  The a_2 term (proportional to R) and a_4 term (dominated by R^2)")
        print(f"  evolve in opposite directions because da_4/dtau is driven by")
        print(f"  d/dtau[125*R^2], which has opposite sign from dR/dtau when R < 0.")
        print(f"\n  KEY: For tau_0 ~ -0.9, the ratio f_2*L^2/f_0 ~ 0.88 is O(1).")
        print(f"  This is NATURAL -- no fine-tuning of the cutoff function required.")
    else:
        print(f"\n  No opposite signs found at negative tau either.")

    # Overall verdict
    print(f"\n  {'='*60}")
    print(f"  OVERALL VERDICT:")
    print(f"  {'='*60}")
    if neg_opposite and not pos_opposite:
        print(f"\n  SD-1 GATE: CONDITIONALLY OPEN")
        print(f"\n  The Seeley-DeWitt expansion of the spectral action V_eff(tau)")
        print(f"  admits a minimum at NEGATIVE tau (tau_0 in [-2, -0.69]).")
        print(f"  At tau_0 ~ -0.9, the required ratio f_2*L^2/f_0 ~ 0.88 is O(1).")
        print(f"\n  CONDITION: This requires the Jensen deformation to go in the")
        print(f"  'wrong' direction -- expanding SU(2) while shrinking U(1).")
        print(f"  The physical viability depends on whether this regime connects")
        print(f"  to the correct SM gauge coupling ratios.")
        print(f"\n  For POSITIVE tau (the physically interesting direction where")
        print(f"  g_1/g_2 = e^{{-2tau}} < 1 as observed): CLOSED.")
        print(f"  Both da_2/dtau and da_4/dtau are positive, and the spectral")
        print(f"  action is monotonically increasing. No minimum exists.")
    elif pos_opposite:
        print(f"\n  SD-1 GATE: OPEN at positive tau (primary target)")
    elif opposite_found:
        print(f"\n  SD-1 GATE: OPEN (details above)")
    else:
        print(f"\n  SD-1 GATE: CLOSED everywhere")

    print("\n" + "=" * 76)


if __name__ == "__main__":
    main()
